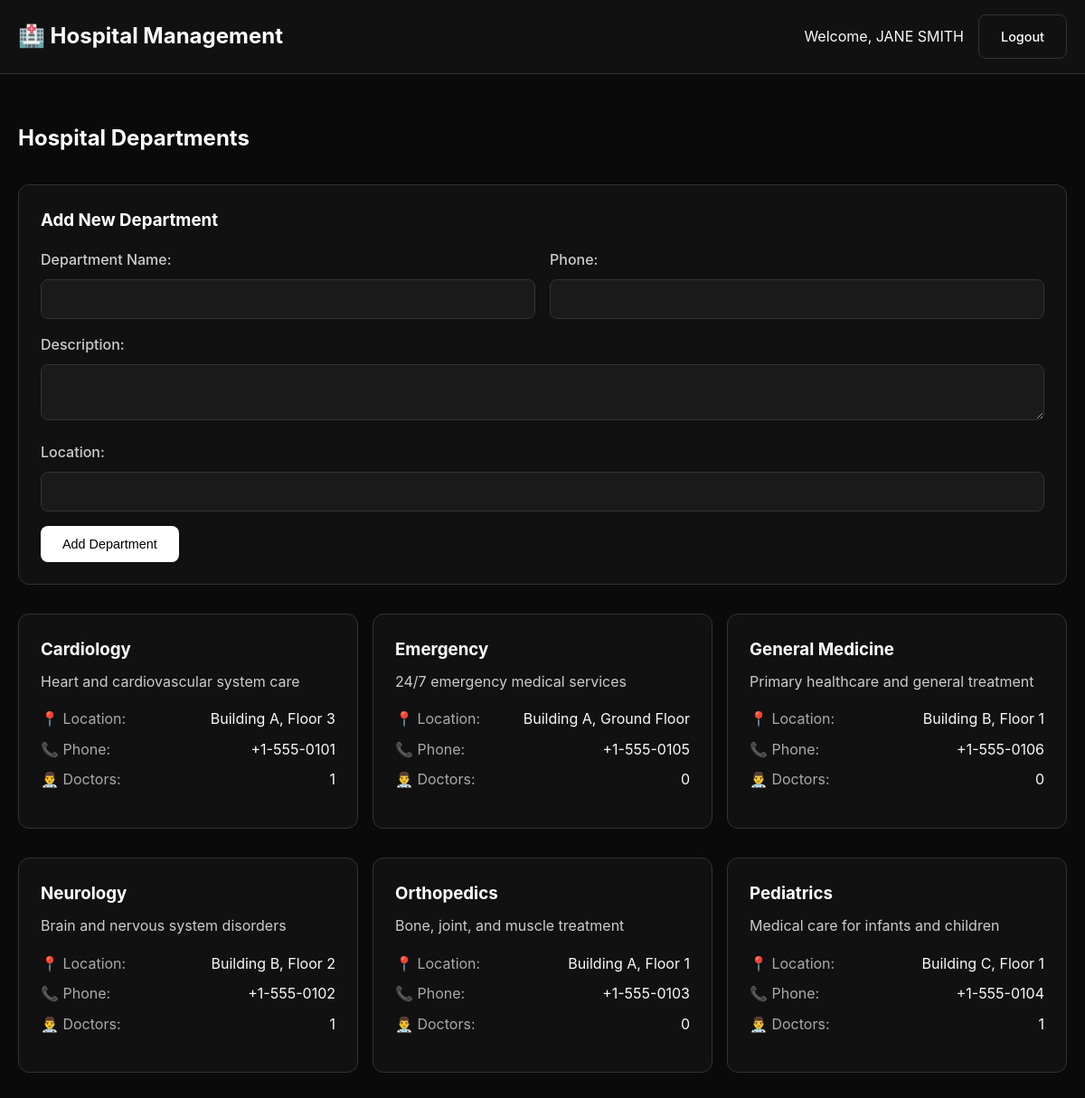
/departments (signed in), run on the app's committed database.
### tables this page shows
CREATE TABLE departments (
            id INTEGER PRIMARY KEY AUTOINCREMENT,
            name TEXT NOT NULL UNIQUE,
            description TEXT,
            head_doctor_id INTEGER,
            phone TEXT,
            location TEXT,
            created_at TIMESTAMP DEFAULT CURRENT_TIMESTAMP,
            FOREIGN KEY (head_doctor_id) REFERENCES users (id)
        );

### app.py (the view)
@app.route('/departments')
@login_required
def view_departments():
    conn = sqlite3.connect('hospital.db')
    cursor = conn.cursor()
    cursor.execute('''
        SELECT d.id, d.name, d.description, d.phone, d.location, u.name as head_doctor
        FROM departments d
        LEFT JOIN users u ON d.head_doctor_id = u.id
        ORDER BY d.name
    ''')
    departments = cursor.fetchall()
    cursor.execute('''
        SELECT d.id, COUNT(u.id) as doctor_count
        FROM departments d
        LEFT JOIN users u ON u.specialization = d.name AND u.user_type = 'doctor'
        GROUP BY d.id
    ''')
    doctor_counts = dict(cursor.fetchall())
    conn.close()
    return render_template('departments.html', departments=departments, doctor_counts=doctor_counts)

### app.py (called while the page is built)
def login_required(f):
    @wraps(f)
    def decorated_function(*args, **kwargs):
        if 'user_id' not in session:
            return redirect(url_for('login'))
        return f(*args, **kwargs)
    return decorated_function

### templates/departments.html (shortened to what this page needs)
{% extends "base.html" %}
{% block content %}
<h2 style="margin-bottom: 2rem; color: #fff;">Hospital Departments</h2>
{% if session.user_type == 'doctor' %}
<div class="card" style="margin-bottom: 2rem;">
    <h3>Add New Department</h3>
    <form method="POST" action="{{ url_for('manage_departments') }}">
        <div style="display: grid; grid-template-columns: 1fr 1fr; gap: 1rem;">
            <div class="form-group">
                <label for="name">Department Name:</label>
                <input type="text" id="name" name="name" class="form-control" required>
            </div>
            <div class="form-group">
                <label for="phone">Phone:</label>
                <input type="tel" id="phone" name="phone" class="form-control" required>
            </div>
        </div>
        <div class="form-group">
            <label for="description">Description:</label>
            <textarea id="description" name="description" class="form-control" rows="2" required></textarea>
        </div>
        <div class="form-group">
            <label for="location">Location:</label>
            <input type="text" id="location" name="location" class="form-control" required>
        </div>
        <button type="submit" class="btn">Add Department</button>
    </form>
</div>
{% endif %}
<div class="grid">
    {% for department in departments %}
    <div class="card">
        <h3 style="color: #fff; margin-bottom: 0.5rem;">{{ department[1] }}</h3>
        <p style="color: #ccc; margin-bottom: 1rem;">{{ department[2] }}</p>
        <div style="margin-bottom: 1rem;">
            <div style="display: flex; justify-content: space-between; margin-bottom: 0.5rem;">
                <span style="color: #aaa;">📍 Location:</span>
                <span>{{ department[4] }}</span>
            </div>
            <div style="display: flex; justify-content: space-between; margin-bottom: 0.5rem;">
                <span style="color: #aaa;">📞 Phone:</span>
                <span>{{ department[3] }}</span>
            </div>
            <div style="display: flex; justify-content: space-between; margin-bottom: 0.5rem;">
                <span style="color: #aaa;">👨‍⚕️ Doctors:</span>
                <span>{{ doctor_counts.get(department[0], 0) }}</span>
            </div>
        </div>
    </div>
    {% endfor %}
</div>
{% endblock %}

### templates/base.html (shortened to what this page needs)
<!DOCTYPE html>
<html lang="en">
<head>
</head>
<body>
    {% if session.user_id %}
    <nav class="nav">
        <div class="nav-content">
            <h1>🏥 Hospital Management</h1>
            <div class="nav-links">
                <span>Welcome, {{ session.user_name }}</span>
                <a href="{{ url_for('logout') }}" class="btn btn-secondary">Logout</a>
            </div>
        </div>
    </nav>
    {% endif %}
    <div class="container">
        {% block content %}{% endblock %}
    </div>
</body>
</html>

### templates/base.html (style rules this page uses)
* { margin: 0; padding: 0; box-sizing: border-box; }
body { font-family: -apple-system, BlinkMacSystemFont, 'Segoe UI', Roboto, Oxygen, Ubuntu, sans-serif; background: #0a0a0a; color: #fafafa; line-height: 1.6; min-height: 100vh; }
.container { max-width: 1200px; margin: 0 auto; padding: 20px; }
.nav { background: #111; padding: 1rem 0; border-bottom: 1px solid #333; margin-bottom: 2rem; }
.nav-content { max-width: 1200px; margin: 0 auto; padding: 0 20px; display: flex; justify-content: space-between; align-items: center; }
.nav h1 { color: #fff; font-size: 1.5rem; }
.nav-links { display: flex; gap: 1rem; align-items: center; }
.btn { background: #fff; color: #000; border: none; padding: 0.75rem 1.5rem; border-radius: 8px; text-decoration: none; font-weight: 500; cursor: pointer; transition: all 0.2s ease; display: inline-block; font-size: 0.9rem; }
.btn-secondary { background: transparent; color: #fff; border: 1px solid #333; }
.form-group { margin-bottom: 1rem; }
.form-group label { display: block; margin-bottom: 0.5rem; color: #ccc; font-weight: 500; }
.form-control { width: 100%; padding: 0.75rem; background: #1a1a1a; border: 1px solid #333; border-radius: 8px; color: #fff; font-size: 1rem; }
.card { background: #111; border: 1px solid #333; border-radius: 12px; padding: 1.5rem; margin-bottom: 1rem; }
.card h3 { margin-bottom: 1rem; color: #fff; }
.grid { display: grid; gap: 1rem; grid-template-columns: repeat(auto-fit, minmax(300px, 1fr)); }

### data on the page
departments: name "Cardiology", description "Heart and cardiovascular system care", location "Building A, Floor 3", phone "+1-555-0101", get "1"
departments: name "Emergency", description "24/7 emergency medical services", location "Building A, Ground Floor", phone "+1-555-0105", get "0"
departments: name "General Medicine", description "Primary healthcare and general treatment", location "Building B, Floor 1", phone "+1-555-0106", get "0"
departments: name "Neurology", description "Brain and nervous system disorders", location "Building B, Floor 2", phone "+1-555-0102", get "1"
departments: name "Orthopedics", description "Bone, joint, and muscle treatment", location "Building A, Floor 1", phone "+1-555-0103", get "0"
departments: name "Pediatrics", description "Medical care for infants and children", location "Building C, Floor 1", phone "+1-555-0104", get "1"

### other printed values
{{ session.user_name }} "JANE SMITH"
